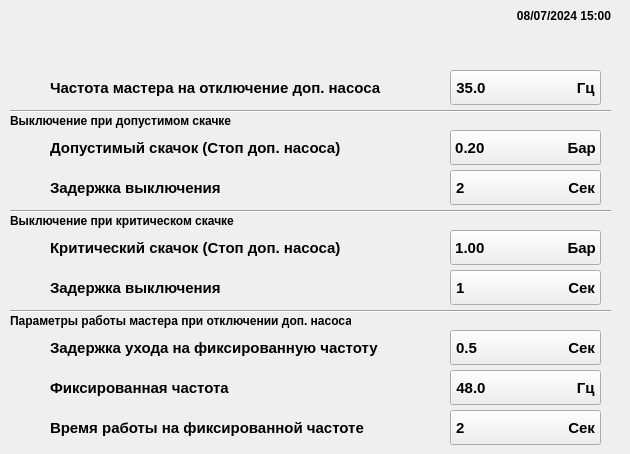
     <widget class="QWidget" name="Settings_Station_Settings_Turn_Off_Extra_Pumps_page">
      <widget class="Line" name="line_17">
       <property name="geometry">
        <rect>
         <x>10</x>
         <y>110</y>
         <width>601</width>
         <height>2</height>
        </rect>
       </property>
       <property name="frameShadow">
        <enum>QFrame::Sunken</enum>
       </property>
       <property name="orientation">
        <enum>Qt::Horizontal</enum>
       </property>
      </widget>
      <widget class="Line" name="line_18">
       <property name="geometry">
        <rect>
         <x>10</x>
         <y>210</y>
         <width>601</width>
         <height>2</height>
        </rect>
       </property>
       <property name="frameShadow">
        <enum>QFrame::Sunken</enum>
       </property>
       <property name="orientation">
        <enum>Qt::Horizontal</enum>
       </property>
      </widget>
      <widget class="Line" name="line_19">
       <property name="geometry">
        <rect>
         <x>10</x>
         <y>310</y>
         <width>601</width>
         <height>2</height>
        </rect>
       </property>
       <property name="frameShadow">
        <enum>QFrame::Sunken</enum>
       </property>
       <property name="orientation">
        <enum>Qt::Horizontal</enum>
       </property>
      </widget>
      <widget class="QLabel" name="label_156">
       <property name="geometry">
        <rect>
         <x>10</x>
         <y>70</y>
         <width>40</width>
         <height>35</height>
        </rect>
       </property>
       <property name="text">
        <string/>
       </property>
      </widget>
      <widget class="QLabel" name="label_157">
       <property name="geometry">
        <rect>
         <x>50</x>
         <y>70</y>
         <width>331</width>
         <height>35</height>
        </rect>
       </property>
       <property name="font">
        <font>
         <family>Arial</family>
         <pointsize>11</pointsize>
         <weight>75</weight>
         <bold>true</bold>
        </font>
       </property>
       <property name="text">
        <string>Частота мастера на отключение доп. насоса</string>
       </property>
      </widget>
      <widget class="QLabel" name="label_158">
       <property name="geometry">
        <rect>
         <x>10</x>
         <y>110</y>
         <width>231</width>
         <height>21</height>
        </rect>
       </property>
       <property name="font">
        <font>
         <family>Arial</family>
         <pointsize>9</pointsize>
         <weight>75</weight>
         <bold>true</bold>
        </font>
       </property>
       <property name="text">
        <string>Выключение при допустимом скачке</string>
       </property>
      </widget>
      <widget class="QLabel" name="label_159">
       <property name="geometry">
        <rect>
         <x>10</x>
         <y>210</y>
         <width>241</width>
         <height>21</height>
        </rect>
       </property>
       <property name="font">
        <font>
         <family>Arial</family>
         <pointsize>9</pointsize>
         <weight>75</weight>
         <bold>true</bold>
        </font>
       </property>
       <property name="text">
        <string>Выключение при критическом скачке</string>
       </property>
      </widget>
      <widget class="QLabel" name="label_160">
       <property name="geometry">
        <rect>
         <x>10</x>
         <y>310</y>
         <width>341</width>
         <height>21</height>
        </rect>
       </property>
       <property name="font">
        <font>
         <family>Arial</family>
         <pointsize>9</pointsize>
         <weight>75</weight>
         <bold>true</bold>
        </font>
       </property>
       <property name="text">
        <string>Параметры работы мастера при отключении доп. насоса</string>
       </property>
      </widget>
      <widget class="QLabel" name="label_161">
       <property name="geometry">
        <rect>
         <x>50</x>
         <y>270</y>
         <width>261</width>
         <height>35</height>
        </rect>
       </property>
       <property name="font">
        <font>
         <family>Arial</family>
         <pointsize>11</pointsize>
         <weight>75</weight>
         <bold>true</bold>
        </font>
       </property>
       <property name="text">
        <string>Задержка выключения</string>
       </property>
      </widget>
      <widget class="QLabel" name="label_162">
       <property name="geometry">
        <rect>
         <x>10</x>
         <y>270</y>
         <width>40</width>
         <height>35</height>
        </rect>
       </property>
       <property name="text">
        <string/>
       </property>
      </widget>
      <widget class="QLabel" name="label_163">
       <property name="geometry">
        <rect>
         <x>50</x>
         <y>230</y>
         <width>331</width>
         <height>35</height>
        </rect>
       </property>
       <property name="font">
        <font>
         <family>Arial</family>
         <pointsize>11</pointsize>
         <weight>75</weight>
         <bold>true</bold>
        </font>
       </property>
       <property name="text">
        <string>Критический скачок (Стоп доп. насоса)</string>
       </property>
      </widget>
      <widget class="QLabel" name="label_164">
       <property name="geometry">
        <rect>
         <x>10</x>
         <y>230</y>
         <width>40</width>
         <height>35</height>
        </rect>
       </property>
       <property name="text">
        <string/>
       </property>
      </widget>
      <widget class="QLabel" name="shield_43_label">
       <property name="geometry">
        <rect>
         <x>410</x>
         <y>230</y>
         <width>40</width>
         <height>35</height>
        </rect>
       </property>
       <property name="text">
        <string/>
       </property>
      </widget>
      <widget class="QPushButton" name="station_settings_turn_off_extra_pumps_critical_jump_pushButton">
       <property name="geometry">
        <rect>
         <x>450</x>
         <y>230</y>
         <width>151</width>
         <height>35</height>
        </rect>
       </property>
       <property name="font">
        <font>
         <family>Arial</family>
         <pointsize>11</pointsize>
         <weight>75</weight>
         <bold>true</bold>
        </font>
       </property>
       <property name="text">
        <string>1.00                    Бар</string>
       </property>
      </widget>
      <widget class="QPushButton" name="station_settings_turn_off_extra_pumps_delay_for_acceptable_jump_pushButton">
       <property name="geometry">
        <rect>
         <x>450</x>
         <y>270</y>
         <width>151</width>
         <height>35</height>
        </rect>
       </property>
       <property name="font">
        <font>
         <family>Arial</family>
         <pointsize>11</pointsize>
         <weight>75</weight>
         <bold>true</bold>
        </font>
       </property>
       <property name="text">
        <string>1                         Сек</string>
       </property>
      </widget>
      <widget class="QLabel" name="shield_44_label">
       <property name="geometry">
        <rect>
         <x>410</x>
         <y>270</y>
         <width>40</width>
         <height>35</height>
        </rect>
       </property>
       <property name="text">
        <string/>
       </property>
      </widget>
      <widget class="QLabel" name="shield_45_label">
       <property name="geometry">
        <rect>
         <x>410</x>
         <y>330</y>
         <width>40</width>
         <height>35</height>
        </rect>
       </property>
       <property name="text">
        <string/>
       </property>
      </widget>
      <widget class="QPushButton" name="station_settings_turn_off_extra_pumps_delay_for_leaving_to_fixed_frequency_pushButton">
       <property name="geometry">
        <rect>
         <x>450</x>
         <y>330</y>
         <width>151</width>
         <height>35</height>
        </rect>
       </property>
       <property name="font">
        <font>
         <family>Arial</family>
         <pointsize>11</pointsize>
         <weight>75</weight>
         <bold>true</bold>
        </font>
       </property>
       <property name="text">
        <string>0.5                      Сек</string>
       </property>
      </widget>
      <widget class="QPushButton" name="station_settings_turn_off_extra_pumps_operating_time_at_fixed_frequency_pushButton">
       <property name="geometry">
        <rect>
         <x>450</x>
         <y>410</y>
         <width>151</width>
         <height>35</height>
        </rect>
       </property>
       <property name="font">
        <font>
         <family>Arial</family>
         <pointsize>11</pointsize>
         <weight>75</weight>
         <bold>true</bold>
        </font>
       </property>
       <property name="text">
        <string>2                         Сек</string>
       </property>
      </widget>
      <widget class="QPushButton" name="station_settings_turn_off_extra_pumps_fixed_frequency_pushButton">
       <property name="geometry">
        <rect>
         <x>450</x>
         <y>370</y>
         <width>151</width>
         <height>35</height>
        </rect>
       </property>
       <property name="font">
        <font>
         <family>Arial</family>
         <pointsize>11</pointsize>
         <weight>75</weight>
         <bold>true</bold>
        </font>
       </property>
       <property name="text">
        <string>48.0                      Гц</string>
       </property>
      </widget>
      <widget class="QLabel" name="shield_46_label">
       <property name="geometry">
        <rect>
         <x>410</x>
         <y>370</y>
         <width>40</width>
         <height>35</height>
        </rect>
       </property>
       <property name="text">
        <string/>
       </property>
      </widget>
      <widget class="QLabel" name="shield_47_label">
       <property name="geometry">
        <rect>
         <x>410</x>
         <y>410</y>
         <width>40</width>
         <height>35</height>
        </rect>
       </property>
       <property name="text">
        <string/>
       </property>
      </widget>
      <widget class="QLabel" name="shield_42_label">
       <property name="geometry">
        <rect>
         <x>410</x>
         <y>170</y>
         <width>40</width>
         <height>35</height>
        </rect>
       </property>
       <property name="text">
        <string/>
       </property>
      </widget>
      <widget class="QLabel" name="shield_41_label">
       <property name="geometry">
        <rect>
         <x>410</x>
         <y>130</y>
         <width>40</width>
         <height>35</height>
        </rect>
       </property>
       <property name="text">
        <string/>
       </property>
      </widget>
      <widget class="QLabel" name="shield_40_label">
       <property name="geometry">
        <rect>
         <x>410</x>
         <y>70</y>
         <width>40</width>
         <height>35</height>
        </rect>
       </property>
       <property name="text">
        <string/>
       </property>
      </widget>
      <widget class="QPushButton" name="station_settings_turn_off_extra_pumps_delay_for_critical_jump_pushButton">
       <property name="geometry">
        <rect>
         <x>450</x>
         <y>170</y>
         <width>151</width>
         <height>35</height>
        </rect>
       </property>
       <property name="font">
        <font>
         <family>Arial</family>
         <pointsize>11</pointsize>
         <weight>75</weight>
         <bold>true</bold>
        </font>
       </property>
       <property name="text">
        <string>2                         Сек</string>
       </property>
      </widget>
      <widget class="QPushButton" name="station_settings_turn_off_extra_pumps_acceptable_jump_pushButton">
       <property name="geometry">
        <rect>
         <x>450</x>
         <y>130</y>
         <width>151</width>
         <height>35</height>
        </rect>
       </property>
       <property name="font">
        <font>
         <family>Arial</family>
         <pointsize>11</pointsize>
         <weight>75</weight>
         <bold>true</bold>
        </font>
       </property>
       <property name="text">
        <string>0.20                    Бар</string>
       </property>
      </widget>
      <widget class="QPushButton" name="station_settings_turn_off_extra_pumps_master_frequency_on_extra_pump_shutdown_pushButton">
       <property name="geometry">
        <rect>
         <x>450</x>
         <y>70</y>
         <width>151</width>
         <height>35</height>
        </rect>
       </property>
       <property name="font">
        <font>
         <family>Arial</family>
         <pointsize>11</pointsize>
         <weight>75</weight>
         <bold>true</bold>
        </font>
       </property>
       <property name="text">
        <string>35.0                      Гц</string>
       </property>
      </widget>
      <widget class="QLabel" name="label_165">
       <property name="geometry">
        <rect>
         <x>50</x>
         <y>130</y>
         <width>331</width>
         <height>35</height>
        </rect>
       </property>
       <property name="font">
        <font>
         <family>Arial</family>
         <pointsize>11</pointsize>
         <weight>75</weight>
         <bold>true</bold>
        </font>
       </property>
       <property name="text">
        <string>Допустимый скачок (Стоп доп. насоса)</string>
       </property>
      </widget>
      <widget class="QLabel" name="label_166">
       <property name="geometry">
        <rect>
         <x>50</x>
         <y>170</y>
         <width>261</width>
         <height>35</height>
        </rect>
       </property>
       <property name="font">
        <font>
         <family>Arial</family>
         <pointsize>11</pointsize>
         <weight>75</weight>
         <bold>true</bold>
        </font>
       </property>
       <property name="text">
        <string>Задержка выключения</string>
       </property>
      </widget>
      <widget class="QLabel" name="label_167">
       <property name="geometry">
        <rect>
         <x>10</x>
         <y>170</y>
         <width>40</width>
         <height>35</height>
        </rect>
       </property>
       <property name="text">
        <string/>
       </property>
      </widget>
      <widget class="QLabel" name="label_168">
       <property name="geometry">
        <rect>
         <x>10</x>
         <y>130</y>
         <width>40</width>
         <height>35</height>
        </rect>
       </property>
       <property name="text">
        <string/>
       </property>
      </widget>
      <widget class="QLabel" name="label_169">
       <property name="geometry">
        <rect>
         <x>10</x>
         <y>330</y>
         <width>40</width>
         <height>35</height>
        </rect>
       </property>
       <property name="text">
        <string/>
       </property>
      </widget>
      <widget class="QLabel" name="label_170">
       <property name="geometry">
        <rect>
         <x>10</x>
         <y>370</y>
         <width>40</width>
         <height>35</height>
        </rect>
       </property>
       <property name="text">
        <string/>
       </property>
      </widget>
      <widget class="QLabel" name="label_171">
       <property name="geometry">
        <rect>
         <x>10</x>
         <y>410</y>
         <width>40</width>
         <height>35</height>
        </rect>
       </property>
       <property name="text">
        <string/>
       </property>
      </widget>
      <widget class="QLabel" name="label_172">
       <property name="geometry">
        <rect>
         <x>50</x>
         <y>330</y>
         <width>331</width>
         <height>35</height>
        </rect>
       </property>
       <property name="font">
        <font>
         <family>Arial</family>
         <pointsize>11</pointsize>
         <weight>75</weight>
         <bold>true</bold>
        </font>
       </property>
       <property name="text">
        <string>Задержка ухода на фиксированную частоту</string>
       </property>
      </widget>
      <widget class="QLabel" name="label_173">
       <property name="geometry">
        <rect>
         <x>50</x>
         <y>370</y>
         <width>261</width>
         <height>35</height>
        </rect>
       </property>
       <property name="font">
        <font>
         <family>Arial</family>
         <pointsize>11</pointsize>
         <weight>75</weight>
         <bold>true</bold>
        </font>
       </property>
       <property name="text">
        <string>Фиксированная частота</string>
       </property>
      </widget>
      <widget class="QLabel" name="label_174">
       <property name="geometry">
        <rect>
         <x>50</x>
         <y>410</y>
         <width>331</width>
         <height>35</height>
        </rect>
       </property>
       <property name="font">
        <font>
         <family>Arial</family>
         <pointsize>11</pointsize>
         <weight>75</weight>
         <bold>true</bold>
        </font>
       </property>
       <property name="text">
        <string>Время работы на фиксированной частоте</string>
       </property>
      </widget>
      <widget class="QLabel" name="station_settings_turn_off_extra_pumps_time_label">
       <property name="geometry">
        <rect>
         <x>480</x>
         <y>0</y>
         <width>141</width>
         <height>31</height>
        </rect>
       </property>
       <property name="font">
        <font>
         <family>Arial</family>
         <pointsize>9</pointsize>
         <weight>75</weight>
         <bold>true</bold>
        </font>
       </property>
       <property name="text">
        <string>08/07/2024 15:00   </string>
       </property>
       <property name="alignment">
        <set>Qt::AlignRight|Qt::AlignTrailing|Qt::AlignVCenter</set>
       </property>
      </widget>
     </widget>
